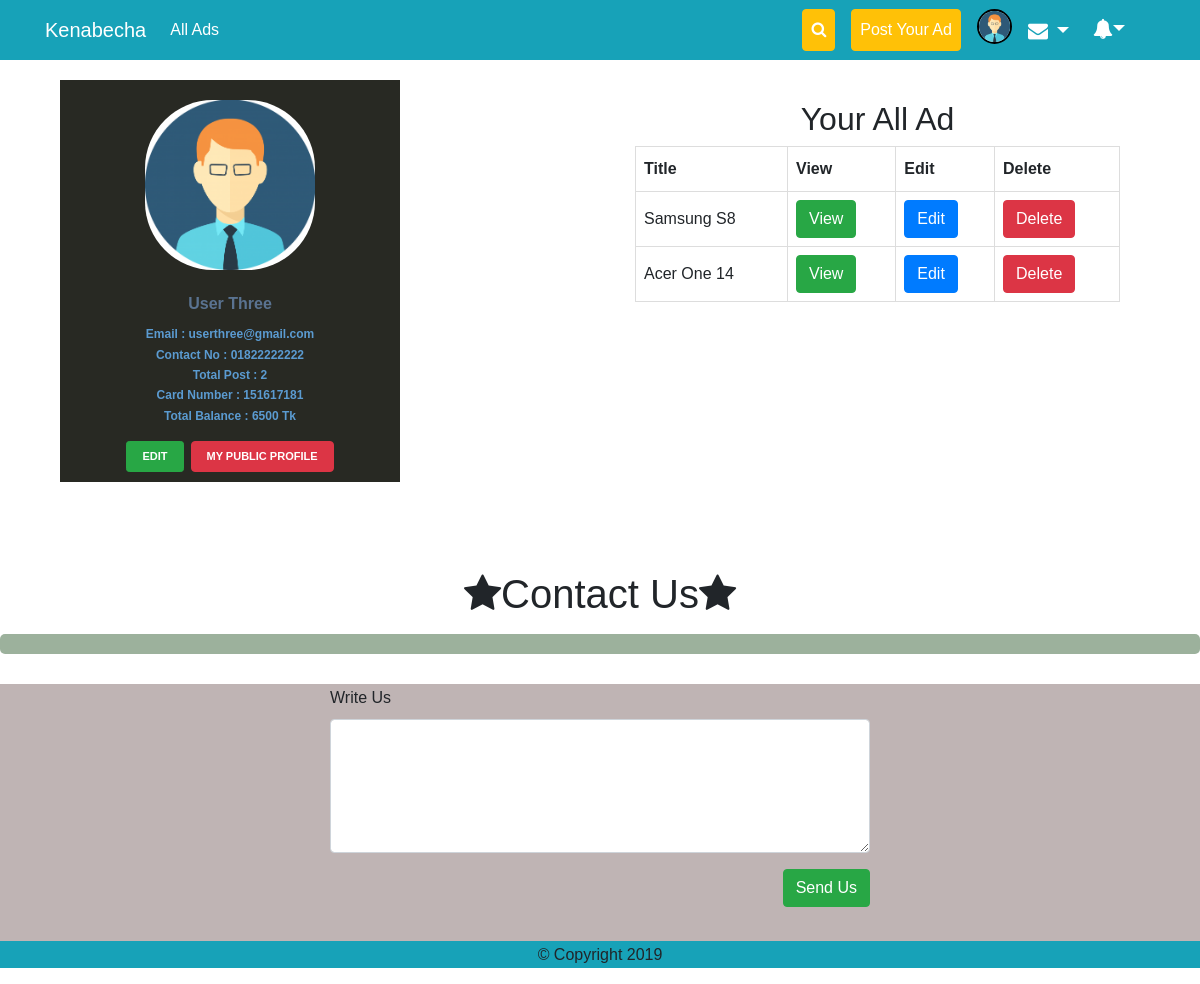
Page /user_profile.php (signed in) on the committed database.
### tables this page shows
CREATE TABLE `users` (
  `user_id` int(11) NOT NULL,
  `user_email` varchar(255) NOT NULL,
  `user_name` varchar(255) NOT NULL,
  `user_phone` varchar(255) NOT NULL,
  `user_photo` text NOT NULL,
  `user_pass` varchar(255) NOT NULL,
  `user_card` varchar(255) DEFAULT NULL,
  `user_card_bl` varchar(255) NOT NULL DEFAULT '10000',
  `user_notf` int(11) DEFAULT 0
);

CREATE TABLE `post` (
  `post_id` int(11) NOT NULL,
  `post_user_email` varchar(255) NOT NULL,
  `post_title` varchar(255) NOT NULL,
  `post_price` varchar(255) NOT NULL,
  `post_contact` varchar(255) NOT NULL,
  `post_condition` varchar(255) NOT NULL,
  `post_category_id` int(11) NOT NULL,
  `post_location` varchar(255) NOT NULL,
  `post_image` text NOT NULL,
  `post_details` text NOT NULL,
  `post_status` int(11) NOT NULL DEFAULT 0,
  `post_mark` int(11) NOT NULL DEFAULT 0,
  `selling_status` int(11) NOT NULL DEFAULT 0
);

### user_profile.php (the view, shortened to what this page needs)
<?php include "includes/header.php" ?>
<?php
$login = $_SESSION['u_l'];
if ($login==true){
global $connection;
if (isset($_SESSION['user_pass'])) {
	$user_email_ss=$_SESSION['user_email'];
	$query_for_pic="SELECT * FROM users WHERE user_email= '$user_email_ss' ";
	$result_query_for_pic = mysqli_query($connection,$query_for_pic);
	while ($row=mysqli_fetch_assoc($result_query_for_pic)) {
		$user_email = $row['user_email'];
		$user_name = $row['user_name'];
		$user_phone = $row['user_phone'];
		$user_phto = $row['user_photo'];
		$user_card = $row['user_card'];
		$user_balance = $row['user_card_bl'];
	}
	$query_for_count_post="SELECT post_id FROM post WHERE post_user_email= '$user_email_ss' ";
	$result_query_for_count_post = mysqli_query($connection,$query_for_count_post);
	$rowcount=mysqli_num_rows($result_query_for_count_post);
}
?>
<div class="container">
    <div class="row profile">
		<div class="col-md-4">
			<div class="profile-sidebar">
				<div class="profile-userpic text-center">
					<img src="assets/img/<?php echo $user_phto; ?>" class="img-responsive" alt="">
				</div>
				<div class="profile-usertitle">
					<div class="profile-usertitle-name">
						<?php echo $user_name ?>
					</div>
					<div class="profile-usertitle-job">
						<?php echo "Email : ".$user_email."</br>"; ?>
						<?php echo "Contact No : ".$user_phone."</br>"; ?>
						<?php echo "Total Post : ".$rowcount."</br>"; ?>
						<?php echo "Card Number : ".$user_card."</br>"; ?>
						<?php echo "Total Balance : ".$user_balance." Tk"."</br>"; ?>
					</div>
				</div>
				<div class="profile-userbuttons">
					<?php
					$pro_id = $_SESSION['user_id'];
					echo "<a href='user_profile.php?edit_user=$user_email'><button type='button' class='btn btn-success btn-sm'>Edit</button></a>";
					echo "<a target='_blank' href='my_profile.php?pro_id=$pro_id'><button type='button' style='margin-left:7px !important;' class='btn btn-danger'>My Public Profile</button></a>";
					?>
				</div>
			</div>
		</div>
		<div class="col-md-6 offset-md-2">
			<?php
				if (isset($_GET['edit_user'])) {
					?>
					<div class="jumbotron">
						<form action="user_profile.php" method="post" enctype="multipart/form-data">
							<div class="form-group">
								<label for="">Name</label>
								<input type="text" name="username" class="form-control">
							</div>
							<div class="form-group">
								<label for="">Phone</label>
								<input type="text" name="phone" class="form-control">
							</div>
							<div class="form-group">
								<label for="">Profile Photo</label></br>
								<input type="file" name="user_phto">
							</div>
							<div class="form-group">
								<label for="">Password</label>
								<input type="password" name="password" class="form-control">
							</div>
							<div class="form-group">
								<input type="submit" value="Update" name="edit_profile" class="btn btn-primary btn-block">
							</div>
						</form>
					</div>
				<?php }else{ ?>
					            <div class="profile-content">
			   <h2 class="text-center"> Your All Ad</h2>
			   <table style=" font-family: arial, sans-serif;border-collapse: collapse;width: 100%;">
			  <tr>
			    <th style=" border: 1px solid #dddddd;text-align: left;padding: 8px;">Title</th>
			    <th style=" border: 1px solid #dddddd;text-align: left;padding: 8px;">View</th>
			    <th style=" border: 1px solid #dddddd;text-align: left;padding: 8px;">Edit</th>
			    <th style=" border: 1px solid #dddddd;text-align: left;padding: 8px;">Delete</th>
			  </tr>
			<?php
				global $connection;
				$view_add_query = "SELECT * FROM post WHERE post_user_email = '$user_email_ss' ";
				$view_add_query_result = mysqli_query($connection,$view_add_query);
				while ($row=mysqli_fetch_assoc($view_add_query_result)) {
					$post_ids=$row['post_id'];
					$post_titles=$row['post_title'];
				?>
						<tr>
						<td style=" border: 1px solid #dddddd;text-align: left;padding: 8px;"><?php echo $post_titles ?></td>
						<td style=" border: 1px solid #dddddd;text-align: left;padding: 8px;"><a href="single.php?post_id=<?php echo $post_ids; ?>"><button class="btn btn-success">View</button></a></td>
						<td style=" border: 1px solid #dddddd;text-align: left;padding: 8px;"><a href="post_an_ad.php?edit=<?php echo $post_ids; ?>"><button class="btn btn-primary">Edit</button></a></td>
						<td style=" border: 1px solid #dddddd;text-align: left;padding: 8px;"><a onclick="return confirm('Are you sure to delete?')" href="?dl_post_id=<?php echo $post_ids; ?>"><button  class="btn btn-danger">Delete</button></a></td>
						</tr>
		<?php } ?>
		</table>
            </div>
				<?php
			}
			 ?>
		</div>
	</div>
</div>
<div class="hding">
	<h1><i class="fa fa-star"></i>Contact Us<i class="fa fa-star"></i></h1>
	<hr class="new5">
</div>
<div class="cntct-us">
<div class="container">
	<div class="row">
		<div class="col-md-6 offset-md-3">
			<form action="contact.php" method="post" enctype="multipart/form-data">
			  <div class="form-group">
			    <label for="email">Write Us</label>
			    <textarea class="form-control" name="admnmsg" id="" cols="30" rows="5"></textarea>
			  </div>
			  <button style="float: right;" type="submit" name="cntctus" class="btn btn-success">Send Us</button>
			</form>
		</div>
	</div>
</div>
</div>
<?php
}else{
	header("Location:login.php");
}
 include "includes/footer.php";
 ?>

### includes/header.php (shortened to what this page needs)
<!DOCTYPE html>
<html lang="en">
	<head>
		<link rel="stylesheet" href="assets/css/bootstrap.min.css">
		<link rel="stylesheet" href="assets/css/font-awesome.min.css">
		<link rel="stylesheet" href="style.css">
	</head>
	<body>
		<nav class="navbar navbar-expand-sm navbar-dark bg-info">
			<div class="container">
				<a class="navbar-brand" href="index.php">Kenabecha</a>
				<ul class="navbar-nav mr-auto">
					<li class="nav-item active">
						<a class="nav-link" href="ads.php">All Ads</a>
					</li>
				</ul>
				<?php
				global $connection;
					if (isset($_SESSION['user_email']) || isset($_SESSION['user_pass'])) {
						$user_email=$_SESSION['user_email'];
						$query="SELECT user_photo FROM users WHERE user_email= '$user_email' ";
						$result = mysqli_query($connection,$query);
						while ($row=mysqli_fetch_assoc($result)) {
							$user_phto = $row['user_photo'];
						}
						?>
						<ul class="navbar-nav" style="margin-right:30px; ">
							<li id="myBtn" class="nav-item active mr-3">
								<a class="nav-link btn btn-warning" href="#"><i class="fa fa-search"></i></a>
							</li>
							<li class="nav-item active">
								<a class="nav-link btn btn-warning" href="post_an_ad.php">Post Your Ad</a>
							</li>
							<div class="dropdown ml-3">
								<img class="dropdown-toggle" data-toggle="dropdown" style="height: 35px; width: 35px; border-radius: 50%; border-style: solid; border-color: black;border-width: 2px;" src="assets/img/<?php echo $user_phto; ?>" alt="">
							</div>
							<div class="dropdown ml-3">
								<i style="font-size: 20px; color:#fff; margin-top: 10px;" class="dropdown-toggle fa fa-envelope" data-toggle="dropdown" aria-hidden="true"><span style="color:red;font-weight:bold;padding:2px;font-size: 22px;margin-bottom: 10px;"><?php echo $ttl_msg>0 ?$ttl_msg :'' ?></span></i>
							</div>
							<div class="dropdown ml-4">
								<?php
									$user_email=$_SESSION['user_email'];
									$queries = "SELECT user_notf FROM users WHERE user_email = '$user_email' ";
									$resultz = mysqli_query($connection,$queries);
									if ($resultz) {
										$notf = mysqli_fetch_array($resultz);
										$numbz = $notf['user_notf'];
									$queryx="SELECT * FROM post WHERE post_status= 1 AND post_user_email != '$user_email' ";
									$resultx = mysqli_query($connection,$queryx);
									if ($resultx) {
										$numx = mysqli_num_rows($resultx);
									}
									if ($numbz==$numx) {
										$notification=0;
									}else if(($numx-$numbz)>3){
											$notification=3;
									}else{
										$notification= ($numx-$numbz);
									}
									if ($notification>0) {
									$query = "SELECT * FROM post WHERE post_status = 1 AND post_user_email != '$user_email' ORDER BY post_id DESC LIMIT $notification ";
									$result = mysqli_query($connection,$query);
									if ($result) {
										$num = mysqli_num_rows($result);
										if ($num>0){
									$qr = "SELECT * FROM post WHERE post_user_email = '$user_email' AND post_mark = 1";
									$rlt = mysqli_query($connection,$qr);
									$ap_notf = mysqli_num_rows($rlt);
										?>
										<i style="font-size: 20px; color:#fff; margin-top: 10px;" class="dropdown-toggle fa fa-bell" data-toggle="dropdown" aria-hidden="true"><span style="color:red;font-weight:bold;padding:2px;font-size: 22px;margin-bottom: 10px;"><?php echo ($num+$ap_notf); ?></span></i>
										<div class="dropdown-menu">
											<?php
											while ($row=mysqli_fetch_assoc($result)) {
											$post_id = $row['post_id'];
											$post_title = $row['post_title'];
											?>
											<a class="dropdown-item" href="another_single.php?post_id=<?php echo $post_id; ?>"><?php echo $post_title; ?></a>
											<?php	}if($ap_notf>0){ ?>
											<a style="color: green;" class="dropdown-item" href="post_an_ad.php">Your<?php echo " ".$ap_notf." "; ?> Post Has</br>  been Approved.</a>
											<?php }
											?>
												<a style="color:red;" class="dropdown-item" href="?mrk_all">Mark All as Read</a>
											<?php }}}else{
											$qr = "SELECT * FROM post WHERE post_user_email = '$user_email' AND post_mark = 1";
											$rlt = mysqli_query($connection,$qr);
											$ap_notf = mysqli_num_rows($rlt);
											if ($ap_notf>0) { ?>
											<i style="font-size: 20px; color:#fff; margin-top: 10px;" class="dropdown-toggle fa fa-bell" data-toggle="dropdown" aria-hidden="true"><span style="color:red;font-weight:bold;padding:2px;font-size: 22px;margin-bottom: 10px;"><?php echo $ap_notf; ?></span></i>
										<div class="dropdown-menu">
											<a style="color: green;" class="dropdown-item" href="post_an_ad.php">Your<?php echo " ".$ap_notf." "; ?> Post Has</br>  been Approved.</a>
												<a style="color:red;" class="dropdown-item" href="?mrk_all">Mark All as Read</a>
											<?php }else{
											 ?>
												<i style="font-size: 20px; color:#fff; margin-top: 10px;" class="dropdown-toggle fa fa-bell" data-toggle="dropdown" aria-hidden="true"></i>
												<?php   }}}else{
													die("error".mysqli_error($connection));
												}  ?>
										 </div>
							</div>
					<?php
				}
				 ?>
		</nav>

### style.css (style rules this page uses)
body { font-family: sans-serif; font-size: 16px; font-weight: normal; line-height: 1.7; }
article,aside,details,figcaption,figure, footer,header,hgroup,menu,nav,section { display:block; }
img { max-width: 100%; }
.profile { margin: 20px 0; }
.profile-sidebar { padding: 20px 0 10px 0; background: #282923; }
.profile-userpic img { float: none; margin: 0 auto; width: 50%; height: 50%; -webkit-border-radius: 40% !important; -moz-border-radius: 40% !important; border-radius: 40% !important; }
.profile-usertitle { text-align: center; margin-top: 20px; }
.profile-usertitle-name { color: #5a7391; font-size: 16px; font-weight: 600; margin-bottom: 7px; }
.profile-usertitle-job { color: #5b9bd1; font-size: 12px; font-weight: 600; margin-bottom: 15px; }
.profile-userbuttons { text-align: center; margin-top: 10px; }
.profile-userbuttons .btn { text-transform: uppercase; font-size: 11px; font-weight: 600; padding: 6px 15px; margin-right: 5px; }
.profile-userbuttons .btn:last-child { margin-right: 0px; }
.profile-content { padding: 20px; background: #fff; min-height: 460px; }
.cntct-us { background: #bfb4b4; padding-bottom: 34px; }
hr.new5 { border: 10px solid #9cb19c; border-radius: 5px; }
.hding { text-align: center; margin-bottom: 30px; margin-top: 30px; }

### includes/header.php (style rules this page uses)
body { font-family: Arial, Helvetica, sans-serif; }

### rows in the picture
users: user_photo (placeholder picture), user_name "User Three", user_email "userthree@gmail.com", user_phone "01822222222", user_card "151617181", user_card_bl "6500"
post: post_title "Samsung S8"
post: post_title "Acer One 14"

### other values in the picture
$rowcount "2"
